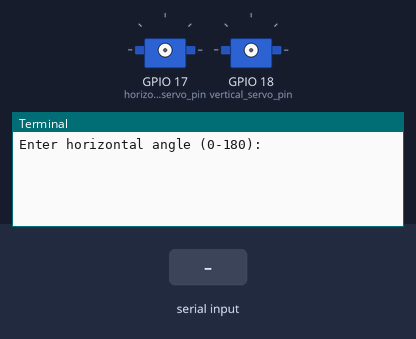
Bench run of a program on a simulated Raspberry Pi (BCM pin numbers). On the bench: 2 × servo, the last lines printed to the terminal. Inputs (shaded band) come from the test bench. Servo angles are drawn from the pulse width (0.5 ms = 0°, 2.5 ms = 180°).

Above: at 1.2 s.
1.3 s: "5" typed at the terminal, then Enter
At 2.5 s:
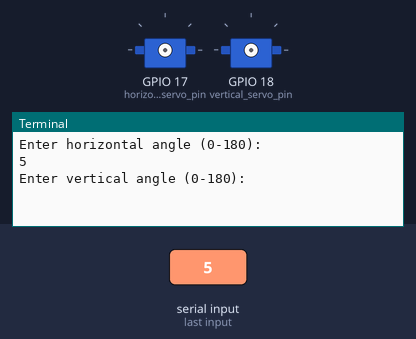
2.8 s: "90" typed at the terminal, then Enter
At 3.7 s:
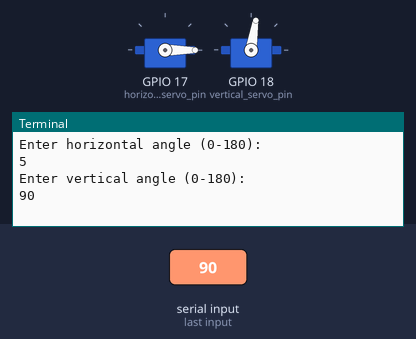

Measured:
- after the input at 1.3 s, the terminal: prints a new line at once (image 1)
- after the input at 2.8 s, the terminal: prints a new line at once (image 2)

The program:

servo_test.py
```python
import RPi.GPIO as GPIO
import time

# Set GPIO mode
GPIO.setmode(GPIO.BCM)

# Define GPIO pins for servos
horizontal_servo_pin = 17  # replace with your GPIO pin for horizontal servo
vertical_servo_pin = 18    # replace with your GPIO pin for vertical servo

# Set up pins as output
GPIO.setup(horizontal_servo_pin, GPIO.OUT)
GPIO.setup(vertical_servo_pin, GPIO.OUT)

# Set PWM frequency to 50Hz (common for servos)
horizontal_pwm = GPIO.PWM(horizontal_servo_pin, 50)
vertical_pwm = GPIO.PWM(vertical_servo_pin, 50)

# Start PWM with 0 duty cycle (stops servo from moving)
horizontal_pwm.start(0)
vertical_pwm.start(0)

def set_angle(pwm, angle):
    """Convert the angle to duty cycle and set it on the PWM."""
    duty_cycle = 2 + (angle / 18)  # Convert angle to duty cycle
    pwm.ChangeDutyCycle(duty_cycle)
    time.sleep(0.5)  # Allow time for servo to move to position
    pwm.ChangeDutyCycle(0)  # Stop sending signals to avoid jitter

try:
    while True:
        # Get user input for horizontal and vertical angles
        h_angle = int(input("Enter horizontal angle (0-180): "))
        v_angle = int(input("Enter vertical angle (0-180): "))

        # Move horizontal and vertical servos to the specified angles
        set_angle(horizontal_pwm, h_angle)
        set_angle(vertical_pwm, v_angle)

except KeyboardInterrupt:
    print("Program stopped by User")

finally:
    # Cleanup GPIO settings
    horizontal_pwm.stop()
    vertical_pwm.stop()
    GPIO.cleanup()
```
